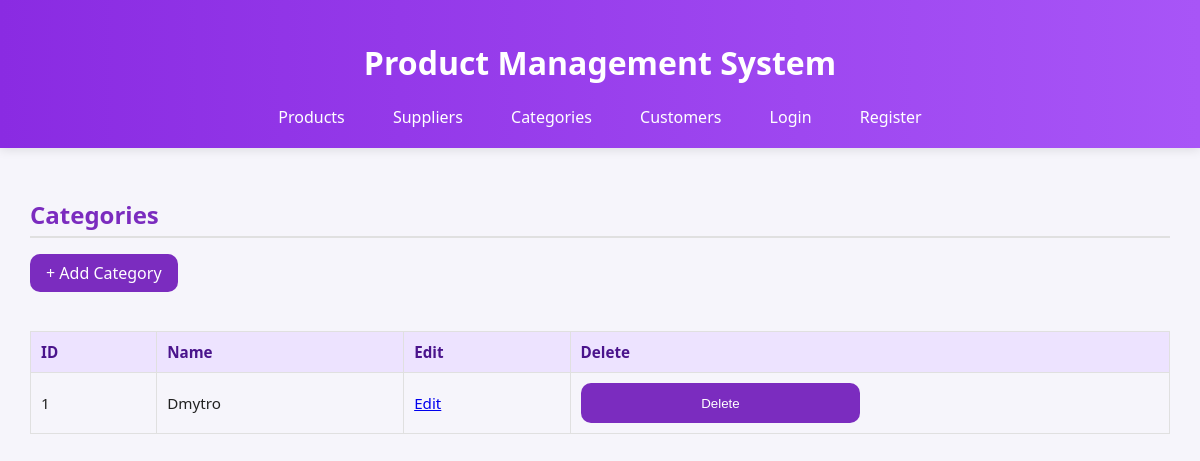
/categories, run on an earlier commit of the app's database.
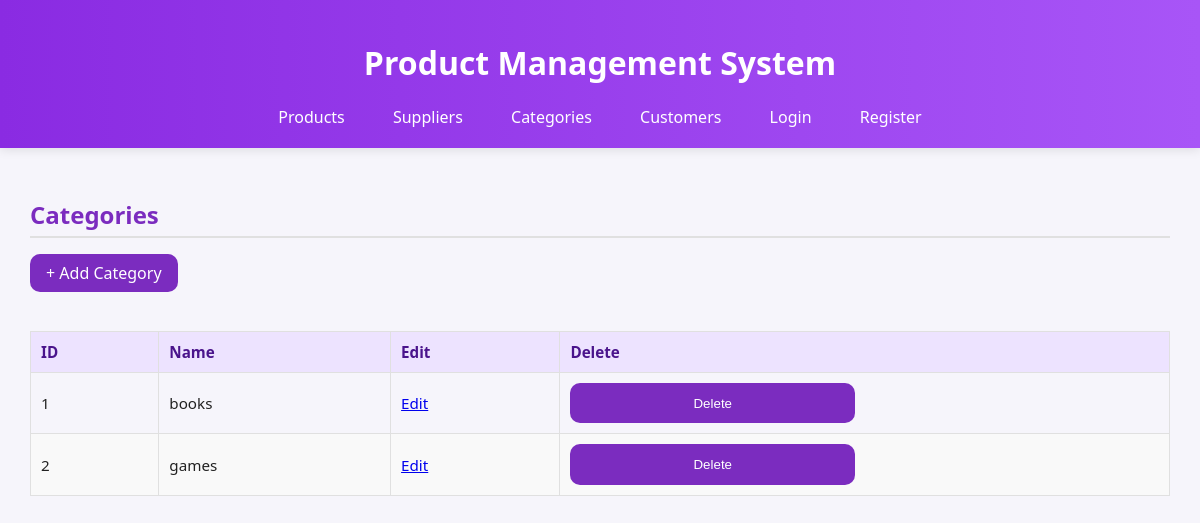
And on a later commit of the database.
### models.py (models this page shows)
class Category(db.Model):
    id = db.Column(db.Integer, primary_key=True)
    name = db.Column(db.String(100), nullable=False)
    products = db.relationship('Product', backref='category', lazy=True)

### routes.py (the view)
@app.route('/categories')
def categories():
    categories = Category.query.all()
    return render_template('categories.html', categories=categories)

### routes.py (called while the page is built)
@app.context_processor
def inject_user_status():
    return {'logged_in': 'user_id' in session}

### templates/categories.html (shortened to what this page needs)
{% extends "base.html" %}
{% block content %}
<div class="card">
  <div class="card-header">
    <h2>Categories</h2>
    <a href="{{ url_for('add_category') }}" class="btn-add">+ Add Category</a>
  </div>
  <table class="styled-table">
    <thead>
      <tr>
        <th>ID</th>
        <th>Name</th>
        <th>Edit</th>
        <th>Delete</th>
      </tr>
    </thead>
    <tbody>
      {% for category in categories %}
      <tr>
        <td>{{ category.id }}</td>
        <td>{{ category.name }}</td>
        <td><a href="{{ url_for('edit_item', model='category', item_id=category.id) }}" class="btn-edit">Edit</a></td>
        <td>
          <form method="POST" action="{{ url_for('delete_item', model='category', item_id=category.id) }}" onsubmit="return confirm('Delete this category?');">
            <button type="submit" class="btn-delete">Delete</button>
          </form>
        </td>
      </tr>
      {% else %}
      <tr><td colspan="4" style="text-align:center;">No categories found</td></tr>
      {% endfor %}
    </tbody>
  </table>
</div>
{% endblock %}

What changed in the data, as far as the page shows it:
changed Category id 1: name "Dmytro" → "books"
added Category: id "2", name "games"
